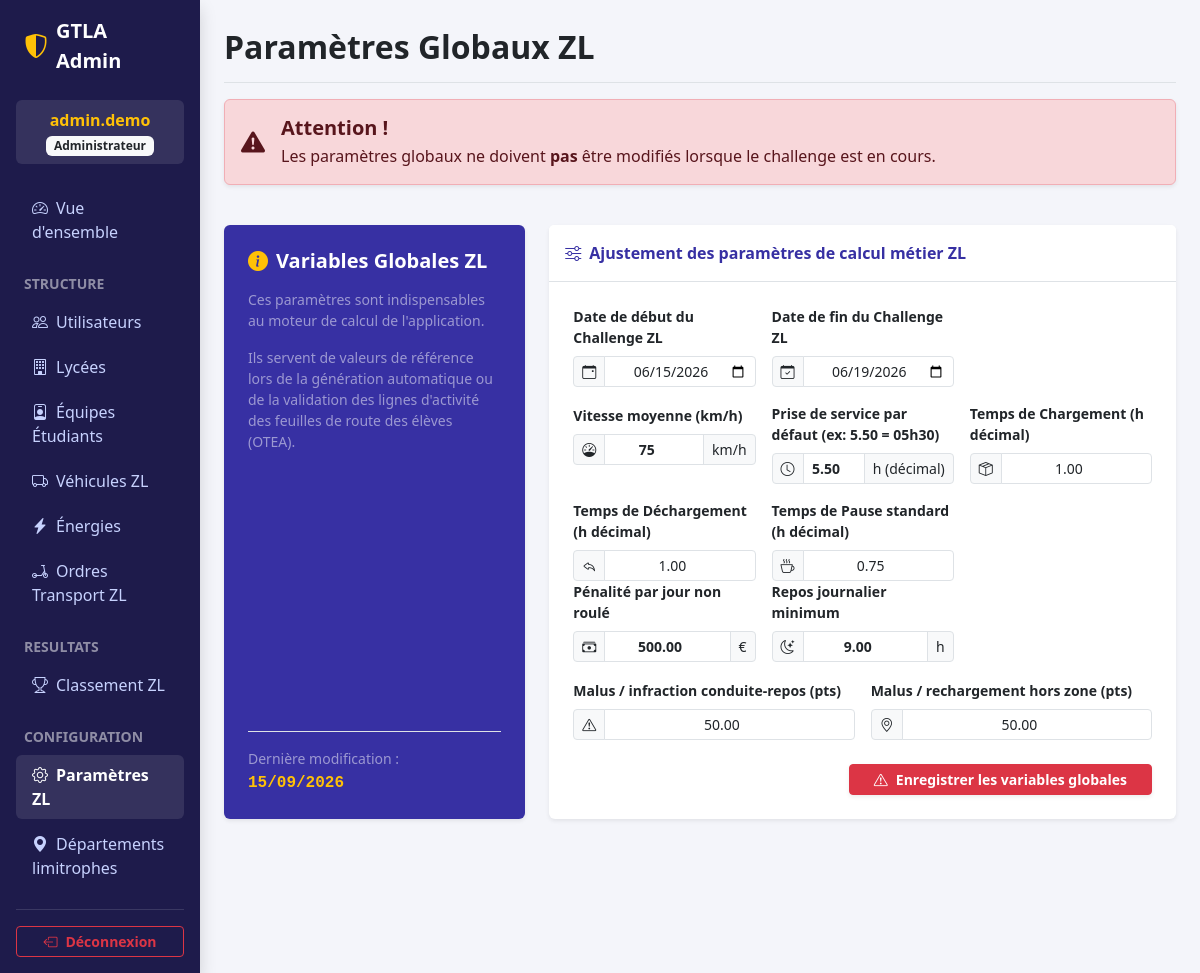
The page /admin/?section=config-zl (signed in) on the database its author committed.
### tables this page shows
CREATE TABLE `zl_config_parametres` (
  `id_config` int(11) NOT NULL,
  `vitesse_moyenne_kmh` int(11) NOT NULL DEFAULT 75,
  `temps_chargement_h` decimal(3,2) NOT NULL DEFAULT 1.00,
  `temps_dechargement_h` decimal(3,2) NOT NULL DEFAULT 1.00,
  `temps_pause_h` decimal(3,2) NOT NULL DEFAULT 0.75,
  `repos_journalier_min_h` decimal(4,2) NOT NULL DEFAULT 9.00,
  `heure_prise_service_defaut` decimal(4,2) NOT NULL DEFAULT 5.00,
  `date_application` date NOT NULL,
  `date_debut_challenge_zl` date DEFAULT curdate(),
  `date_fin_challenge_zl` date DEFAULT NULL,
  `penalite_jour_non_roule` decimal(10,2) NOT NULL DEFAULT 0.00,
  `malus_infraction_conduite_repos` decimal(7,2) NOT NULL DEFAULT 50.00,
  `malus_rechargement_hors_zone` decimal(7,2) NOT NULL DEFAULT 50.00
);

### admin/includes/config-zl.php (the view, shortened to what this page needs)
<?php
$stmt = $pdo->prepare("SELECT * FROM zl_config_parametres WHERE id_config = 1");
$stmt->execute();
$config = $stmt->fetch();
?>
<div class="row g-4">
    <div class="col-12">
        <div class="alert alert-danger d-flex align-items-center shadow-sm" role="alert">
            <i class="bi bi-exclamation-triangle-fill fs-4 me-3"></i>
            <div>
                <h5 class="alert-heading fw-bold mb-1">Attention !</h5>
                <p class="mb-0">Les paramètres globaux ne doivent <strong>pas</strong> être modifiés lorsque le challenge est en cours.</p>
            </div>
        </div>
    </div>
    <div class="col-md-4">
        <div class="card border-0 shadow-sm bg-indigo text-white h-100" style="background-color: var(--admin-primary) !important;">
            <div class="card-body p-4 d-flex flex-column justify-content-between">
                <div>
                    <h5 class="fw-bold mb-3"><i class="bi bi-info-circle-fill text-warning me-2"></i>Variables Globales ZL</h5>
                    <p class="small text-white-50">Ces paramètres sont indispensables au moteur de calcul de l'application.</p>
                    <p class="small text-white-50">Ils servent de valeurs de référence lors de la génération automatique ou de la validation des lignes d'activité des feuilles de route des élèves (OTEA).</p>
                </div>
                <div class="border-top border-white-20 pt-3 mt-3">
                    <span class="small text-white-50 d-block">Dernière modification :</span>
                    <span class="fw-bold font-monospace text-warning"><?= date('d/m/Y', strtotime($config['date_application'])) ?></span>
                </div>
            </div>
        </div>
    </div>
    <div class="col-md-8">
        <div class="card border-0 shadow-sm">
            <div class="card-header bg-white fw-bold text-indigo py-3 border-bottom">
                <i class="bi bi-sliders me-2"></i>Ajustement des paramètres de calcul métier ZL
            </div>
            <div class="card-body p-4">
                <form action="actions.php?action=save_config" method="POST">
                    <div class="row g-3 mb-3">
                        <div class="col-md-4">
                            <label class="form-label small fw-bold text-dark">Date de début du Challenge ZL</label>
                            <div class="input-group input-group-sm">
                                <span class="input-group-text bg-light"><i class="bi bi-calendar-event"></i></span>
                                <input type="date" name="date_debut_challenge_zl" class="form-control text-center"
                                    value="<?= htmlspecialchars($config['date_debut_challenge_zl'] ?? date('Y-m-d')) ?>" required>
                            </div>
                        </div>
                        <div class="col-md-4">
                            <label class="form-label small fw-bold text-dark">Date de fin du Challenge ZL</label>
                            <div class="input-group input-group-sm">
                                <span class="input-group-text bg-light"><i class="bi bi-calendar-check"></i></span>
                                <input type="date" name="date_fin_challenge_zl" class="form-control text-center"
                                    value="<?= htmlspecialchars($config['date_fin_challenge_zl'] ?? '') ?>">
                            </div>
                        </div>
                    </div>
                    <div class="row g-3">
                        <div class="col-md-4">
                            <label class="form-label small fw-bold text-dark">Vitesse moyenne (km/h)</label>
                            <div class="input-group input-group-sm">
                                <span class="input-group-text bg-light"><i class="bi bi-speedometer"></i></span>
                                <input type="number" name="vitesse_moyenne_kmh" class="form-control fw-bold text-center" value="<?= htmlspecialchars($config['vitesse_moyenne_kmh']) ?>" required min="1">
                                <span class="input-group-text bg-light">km/h</span>
                            </div>
                        </div>
                        <div class="col-md-4">
                            <label class="form-label small fw-bold text-dark">Prise de service par défaut (ex: 5.50 = 05h30)</label>
                            <div class="input-group input-group-sm">
                                <span class="input-group-text bg-light"><i class="bi bi-clock"></i></span>
                                <input type="number" step="0.01" name="heure_prise_service_defaut" class="form-control fw-bold text-center" value="<?= htmlspecialchars($config['heure_prise_service_defaut']) ?>" required min="0" max="24">
                                <span class="input-group-text bg-light">h (décimal)</span>
                            </div>
                        </div>
                        <div class="col-md-4">
                            <label class="form-label small fw-bold text-dark">Temps de Chargement (h décimal)</label>
                            <div class="input-group input-group-sm">
                                <span class="input-group-text bg-light"><i class="bi bi-box-seam"></i></span>
                                <input type="number" step="0.01" name="temps_chargement_h" class="form-control text-center" value="<?= htmlspecialchars($config['temps_chargement_h']) ?>" required min="0">
                            </div>
                        </div>
                        <div class="col-md-4">
                            <label class="form-label small fw-bold text-dark">Temps de Déchargement (h décimal)</label>
                            <div class="input-group input-group-sm">
                                <span class="input-group-text bg-light"><i class="bi bi-reply"></i></span>
                                <input type="number" step="0.01" name="temps_dechargement_h" class="form-control text-center" value="<?= htmlspecialchars($config['temps_dechargement_h']) ?>" required min="0">
                            </div>
                        </div>
                        <div class="col-md-4">
                            <label class="form-label small fw-bold text-dark">Temps de Pause standard (h décimal)</label>
                            <div class="input-group input-group-sm">
                                <span class="input-group-text bg-light"><i class="bi bi-cup-hot"></i></span>
                                <input type="number" step="0.01" name="temps_pause_h" class="form-control text-center" value="<?= htmlspecialchars($config['temps_pause_h']) ?>" required min="0">
                            </div>
                        </div>
                    </div>
                    <div class="row g-3 mb-3">
                        <div class="col-md-4">
                            <label class="form-label small fw-bold text-dark">Pénalité par jour non roulé</label>
                            <div class="input-group input-group-sm">
                                <span class="input-group-text bg-light"><i class="bi bi-cash-stack"></i></span>
                                <input type="number" step="1.00" name="penalite_jour_non_roule" class="form-control fw-bold text-center"
                                    value="<?= htmlspecialchars($config['penalite_jour_non_roule'] ?? '0.00') ?>" required min="0">
                                <span class="input-group-text bg-light">€</span>
                            </div>
                        </div>
                        <div class="col-md-4">
                            <label class="form-label small fw-bold text-dark">Repos journalier minimum</label>
                            <div class="input-group input-group-sm">
                                <span class="input-group-text bg-light"><i class="bi bi-moon-stars"></i></span>
                                <input type="number" step="0.25" name="repos_journalier_min_h" class="form-control fw-bold text-center" value="<?= htmlspecialchars($config['repos_journalier_min_h'] ?? '9.00') ?>" required min="0">
                                <span class="input-group-text bg-light">h</span>
                            </div>
                        </div>
                    </div>
                    <div class="row g-3 mb-3">
                        <div class="col-md-6">
                            <label class="form-label small fw-bold text-dark">Malus / infraction conduite-repos (pts)</label>
                            <div class="input-group input-group-sm">
                                <span class="input-group-text bg-light"><i class="bi bi-exclamation-triangle"></i></span>
                                <input type="number" step="0.5" name="malus_infraction_conduite_repos" class="form-control text-center" value="<?= htmlspecialchars($config['malus_infraction_conduite_repos'] ?? '50.00') ?>" required min="0">
                            </div>
                        </div>
                        <div class="col-md-6">
                            <label class="form-label small fw-bold text-dark">Malus / rechargement hors zone (pts)</label>
                            <div class="input-group input-group-sm">
                                <span class="input-group-text bg-light"><i class="bi bi-geo-alt"></i></span>
                                <input type="number" step="0.5" name="malus_rechargement_hors_zone" class="form-control text-center" value="<?= htmlspecialchars($config['malus_rechargement_hors_zone'] ?? '50.00') ?>" required min="0">
                            </div>
                        </div>
                    </div>
                    <div class="mt-4 text-end">
                        <button type="submit" class="btn btn-danger btn-sm fw-bold px-4 shadow-sm"
                                onclick="return confirm('⚠️ ATTENTION : Cette action est irréversible et ne doit jamais être effectuée en cours de challenge !\n\nÊtes-vous absolument sûr de vouloir continuer ?');">
                            <i class="bi bi-exclamation-triangle me-2"></i>Enregistrer les variables globales
                        </button>
                    </div>
                </form>
            </div>
        </div>
    </div>
</div>

### admin/index.php (style rules this page uses)
:root { --admin-primary: #3730a3; --admin-sidebar: #1e1b4b; --admin-light: #f4f5fa; }
body { background-color: var(--admin-light); }
.text-indigo { color: var(--admin-primary); }

### rows shown on the page
zl_config_parametres: date_application "15/09/2026", date_debut_challenge_zl "06/15/2026", date_fin_challenge_zl "06/19/2026", vitesse_moyenne_kmh "75", heure_prise_service_defaut "5.50", temps_chargement_h "1.00", temps_dechargement_h "1.00", temps_pause_h "0.75", penalite_jour_non_roule "500.00", repos_journalier_min_h "9.00", malus_infraction_conduite_repos "50.00", malus_rechargement_hors_zone "50.00"

### other values the page prints
$_SESSION['admin_identifiant'] "admin.demo"
$_SESSION['admin_role'] "Administrateur"
